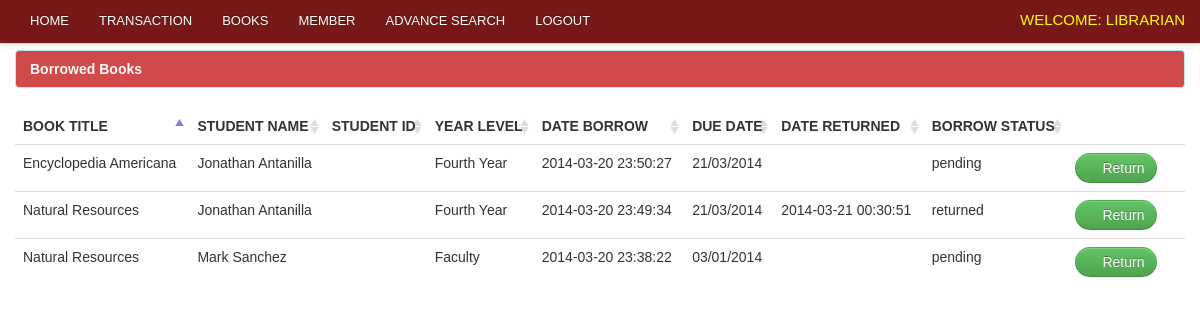
Before: /librarian/view_borrow.php (signed in) with the older database file.
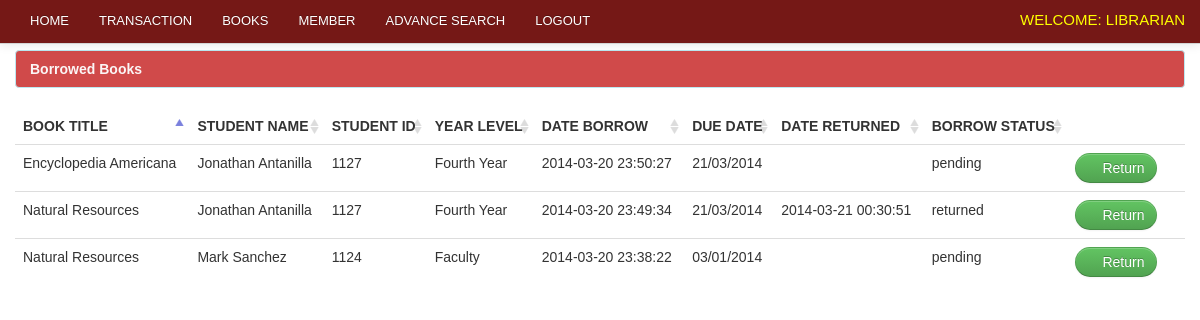
After: the same page with the newer database file.
### tables this page shows
CREATE TABLE IF NOT EXISTS `borrow` (
  `borrow_id` int(11) NOT NULL AUTO_INCREMENT,
  `member_id` bigint(50) NOT NULL,
  `date_borrow` varchar(100) NOT NULL,
  `due_date` varchar(100) DEFAULT NULL,
  PRIMARY KEY (`borrow_id`),
  KEY `borrowerid` (`member_id`),
  KEY `borrowid` (`borrow_id`)
);

CREATE TABLE IF NOT EXISTS `book` (
  `book_id` int(11) NOT NULL AUTO_INCREMENT,
  `book_title` varchar(100) NOT NULL,
  `category_id` int(50) NOT NULL,
  `author` varchar(50) NOT NULL,
  `book_copies` int(11) NOT NULL,
  `book_pub` varchar(100) NOT NULL,
  `publisher_name` varchar(100) NOT NULL,
  `isbn` varchar(50) NOT NULL,
  `copyright_year` int(11) NOT NULL,
  `date_receive` varchar(20) NOT NULL,
  `date_added` datetime NOT NULL,
  `status` varchar(30) NOT NULL,
  PRIMARY KEY (`book_id`)
);

CREATE TABLE IF NOT EXISTS `member` (
  `member_id` int(11) NOT NULL AUTO_INCREMENT,
  `student_id` varchar(10) NOT NULL,
  `firstname` varchar(100) NOT NULL,
  `lastname` varchar(100) NOT NULL,
  `gender` varchar(10) NOT NULL,
  `address` varchar(100) NOT NULL,
  `contact` varchar(100) NOT NULL,
  `type` varchar(100) NOT NULL,
  `year_level` varchar(100) NOT NULL,
  `status` varchar(100) NOT NULL,
  PRIMARY KEY (`member_id`)
);

CREATE TABLE IF NOT EXISTS `borrowdetails` (
  `borrow_details_id` int(11) NOT NULL AUTO_INCREMENT,
  `book_id` int(11) NOT NULL,
  `borrow_id` int(11) NOT NULL,
  `borrow_status` varchar(50) NOT NULL,
  `date_return` varchar(100) NOT NULL,
  PRIMARY KEY (`borrow_details_id`)
);

### librarian/view_borrow.php (the view, shortened to what this page needs)
<?php include('header.php'); ?>
<?php include('navbar_borrow.php'); ?>
    <div class="container">
		<div class="margin-top">
			<div class="row">
				<div class="span12">
						<div class="alert alert-info"><strong>Borrowed Books</strong></div>
                            <table cellpadding="0" cellspacing="0" border="0" class="table" id="example">
                                <thead>
                                    <tr>
                                        <th>Book title</th>
                                        <th>Student Name</th>
                                        <th>Student ID</th>
                                        <th>Year Level</th>
                                        <th>Date Borrow</th>
                                        <th>Due Date</th>
                                        <th>Date Returned</th>
										<th>Borrow Status</th>
                                    </tr>
                                </thead>
                                <tbody>
                                  <?php  $user_query=mysql_query("select * from borrow
								LEFT JOIN member ON borrow.member_id = member.member_id
								LEFT JOIN borrowdetails ON borrow.borrow_id = borrowdetails.borrow_id
								LEFT JOIN book on borrowdetails.book_id =  book.book_id
								ORDER BY borrow.borrow_id DESC
								  ")or die(mysql_error());
									while($row=mysql_fetch_array($user_query)){
									$id=$row['borrow_id'];
									$borrow_details_id=$row['borrow_details_id'];
									?>
									<tr class="del<?php echo $id ?>">
                                    <td><?php echo $row['book_title']; ?></td>
                                    <td><?php echo $row['firstname']." ".$row['lastname']; ?></td>
                                    <td><?php echo $row['student_id']; ?></td>
                                    <td><?php echo $row['year_level']; ?></td>
									<td><?php echo $row['date_borrow']; ?></td>
                                    <td><?php echo $row['due_date']; ?> </td>
									<td><?php echo $row['date_return']; ?> </td>
									<td><?php echo $row['borrow_status'];?></td>
									<td> <a rel="tooltip"  title="Return" id="<?php echo $borrow_details_id; ?>" href="#delete_book<?php echo $borrow_details_id; ?>" data-toggle="modal"    class="btn btn-success"><i class="icon-check icon-large"></i>Return</a>
                                    <td></td>
                                    </tr>
									<?php  }  ?>
                                </tbody>
                            </table>
			</div>
			</div>
		</div>
    </div>
<?php include('footer.php') ?>

Changed rows visible on the page:
changed through a linked row, borrow "Encyclopedia Americana": member.student_id (not shown) → "1127"
changed through a linked row, borrow "returned": member.student_id (not shown) → "1127"
changed through a linked row, borrow "Mark": member.student_id (not shown) → "1124"
